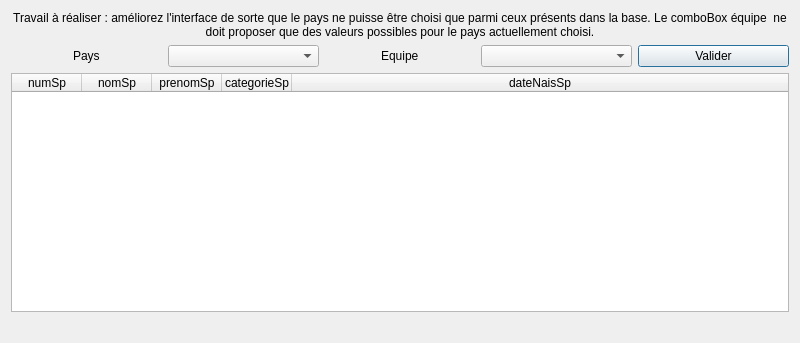
<?xml version="1.0" encoding="UTF-8"?>
<ui version="4.0">
 <class>fct_comp_4</class>
 <widget class="QDialog" name="fct_comp_4">
  <property name="geometry">
   <rect>
    <x>0</x>
    <y>0</y>
    <width>800</width>
    <height>343</height>
   </rect>
  </property>
  <property name="windowTitle">
   <string>Sportifs d'un pays et un équipe</string>
  </property>
  <layout class="QVBoxLayout" name="verticalLayout">
   <item>
    <widget class="QLabel" name="label_3">
     <property name="text">
      <string>Travail à réaliser : améliorez l'interface de sorte que le pays ne puisse être choisi que parmi ceux présents dans la base. Le comboBox équipe  ne doit proposer que des valeurs possibles pour le pays actuellement choisi.</string>
     </property>
     <property name="alignment">
      <set>Qt::AlignCenter</set>
     </property>
     <property name="wordWrap">
      <bool>true</bool>
     </property>
    </widget>
   </item>
   <item>
    <layout class="QHBoxLayout" name="horizontalLayout">
     <item alignment="Qt::AlignHCenter">
      <widget class="QLabel" name="label">
       <property name="text">
        <string>Pays</string>
       </property>
      </widget>
     </item>
     <item>
      <widget class="QComboBox" name="comboBox_fct_4_pays"/>
     </item>
     <item alignment="Qt::AlignHCenter">
      <widget class="QLabel" name="label_2">
       <property name="text">
        <string>Equipe</string>
       </property>
      </widget>
     </item>
     <item>
      <widget class="QComboBox" name="comboBox_fct_4_Eq"/>
     </item>
     <item>
      <widget class="QPushButton" name="pushButton_fct_4">
       <property name="text">
        <string>Valider</string>
       </property>
      </widget>
     </item>
    </layout>
   </item>
   <item>
    <widget class="QTableWidget" name="table_fct_comp_4">
     <attribute name="horizontalHeaderDefaultSectionSize">
      <number>70</number>
     </attribute>
     <attribute name="horizontalHeaderMinimumSectionSize">
      <number>50</number>
     </attribute>
     <attribute name="horizontalHeaderStretchLastSection">
      <bool>true</bool>
     </attribute>
     <attribute name="verticalHeaderVisible">
      <bool>false</bool>
     </attribute>
     <column>
      <property name="text">
       <string>numSp</string>
      </property>
     </column>
     <column>
      <property name="text">
       <string>nomSp</string>
      </property>
     </column>
     <column>
      <property name="text">
       <string>prenomSp</string>
      </property>
     </column>
     <column>
      <property name="text">
       <string>categorieSp</string>
      </property>
     </column>
     <column>
      <property name="text">
       <string>dateNaisSp</string>
      </property>
     </column>
    </widget>
   </item>
   <item>
    <widget class="QLabel" name="label_fct_comp_4">
     <property name="text">
      <string/>
     </property>
     <property name="alignment">
      <set>Qt::AlignCenter</set>
     </property>
    </widget>
   </item>
  </layout>
 </widget>
 <resources/>
 <connections>
  <connection>
   <sender>pushButton_fct_4</sender>
   <signal>clicked()</signal>
   <receiver>fct_comp_4</receiver>
   <slot>refreshResult()</slot>
   <hints>
    <hint type="sourcelabel">
     <x>468</x>
     <y>44</y>
    </hint>
    <hint type="destinationlabel">
     <x>91</x>
     <y>1</y>
    </hint>
   </hints>
  </connection>
 </connections>
 <slots>
  <slot>refreshResult()</slot>
 </slots>
</ui>
